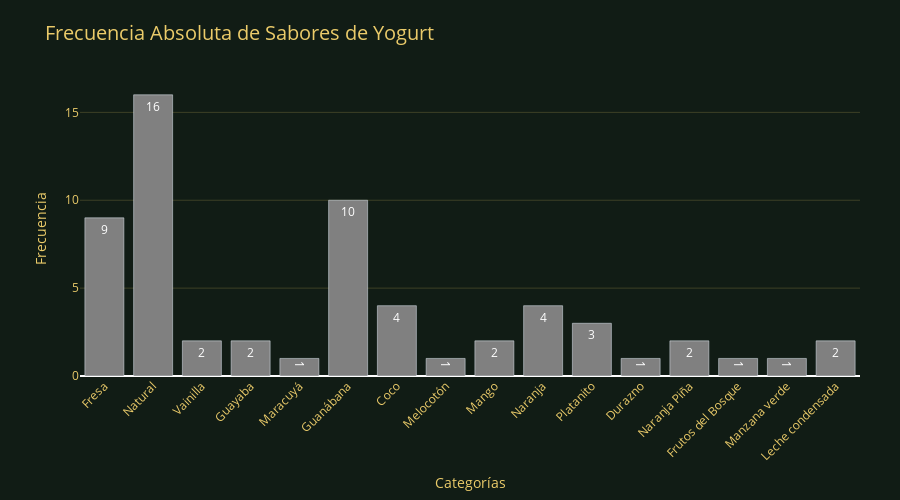

The code cell stored with this chart in its notebook:
### Code cell
from graph import yogurt_flavor_bar
yogurt_flavor, yogurt_type = yogurt_data(data_mer)
yogurt_flavor_bar(yogurt_flavor)

### Figure 1 — Plotly figure (JSON) as saved in the notebook; plotly's stock layout.template omitted (floating-point values rounded to 4 significant figures)
{"data": [{"marker": {"color": "#808080"}, "text": ["9", "16", "2", "2", "1", "10", "4", "1", "2", "4", "3", "1", "2", "1", "1", "2"], "textfont": {"color": "white", "size": 12}, "textposition": "auto", "type": "bar", "x": ["Fresa", "Natural", "Vainilla", "Guayaba", "Maracuyá", "Guanábana", "Coco", "Melocotón", "Mango", "Naranja", "Platanito", "Durazno", "Naranja Piña", "Frutos del Bosque", "Manzana verde", "Leche condensada"], "y": [9, 16, 2, 2, 1, 10, 4, 1, 2, 4, 3, 1, 2, 1, 1, 2]}], "layout": {"height": 500, "margin": {"b": 120, "l": 80, "r": 40, "t": 80}, "paper_bgcolor": "#111C15", "plot_bgcolor": "#111C15", "title": {"font": {"color": "#EBCB6A", "size": 20}, "text": "Frecuencia Absoluta de Sabores de Yogurt"}, "xaxis": {"tickangle": -45, "tickfont": {"color": "#EBCB6A", "size": 12}, "title": {"font": {"color": "#EBCB6A", "size": 14}, "text": "Categorías"}}, "yaxis": {"gridcolor": "rgba(235, 203, 106, 0.2)", "tickfont": {"color": "#EBCB6A", "size": 12}, "title": {"font": {"color": "#EBCB6A", "size": 14}, "text": "Frecuencia"}}}}
